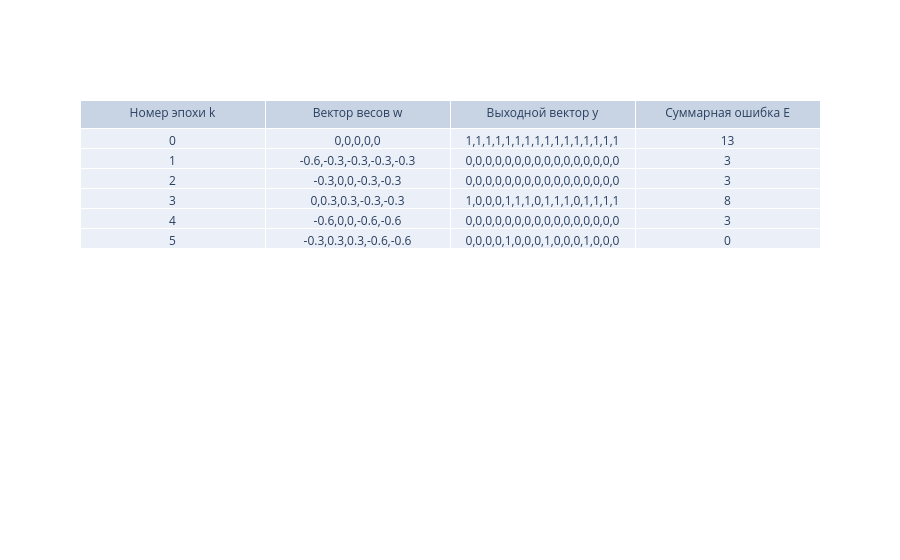

Notebook code for this chart:
### Code cell
#Вычисление минимального набора векторов и вывод результатов
#Пороговая функция
min_inputs = find_min_inputs(network)
output = check_min_inputs(network, min_inputs)

### Figure 1 — Plotly figure (JSON) as saved in the notebook; plotly's stock layout.template omitted (floating-point values rounded to 4 significant figures; data arrays with more than 128 entries replaced by an {"elided": "..."} marker saying what was removed)
{"data": [{"cells": {"values": {"elided": "4 rows, 138 float values in total"}}, "header": {"values": ["Номер эпохи k", "Вектор весов w", "Выходной вектор y", "Суммарная ошибка E"]}, "type": "table"}], "layout": {}}
